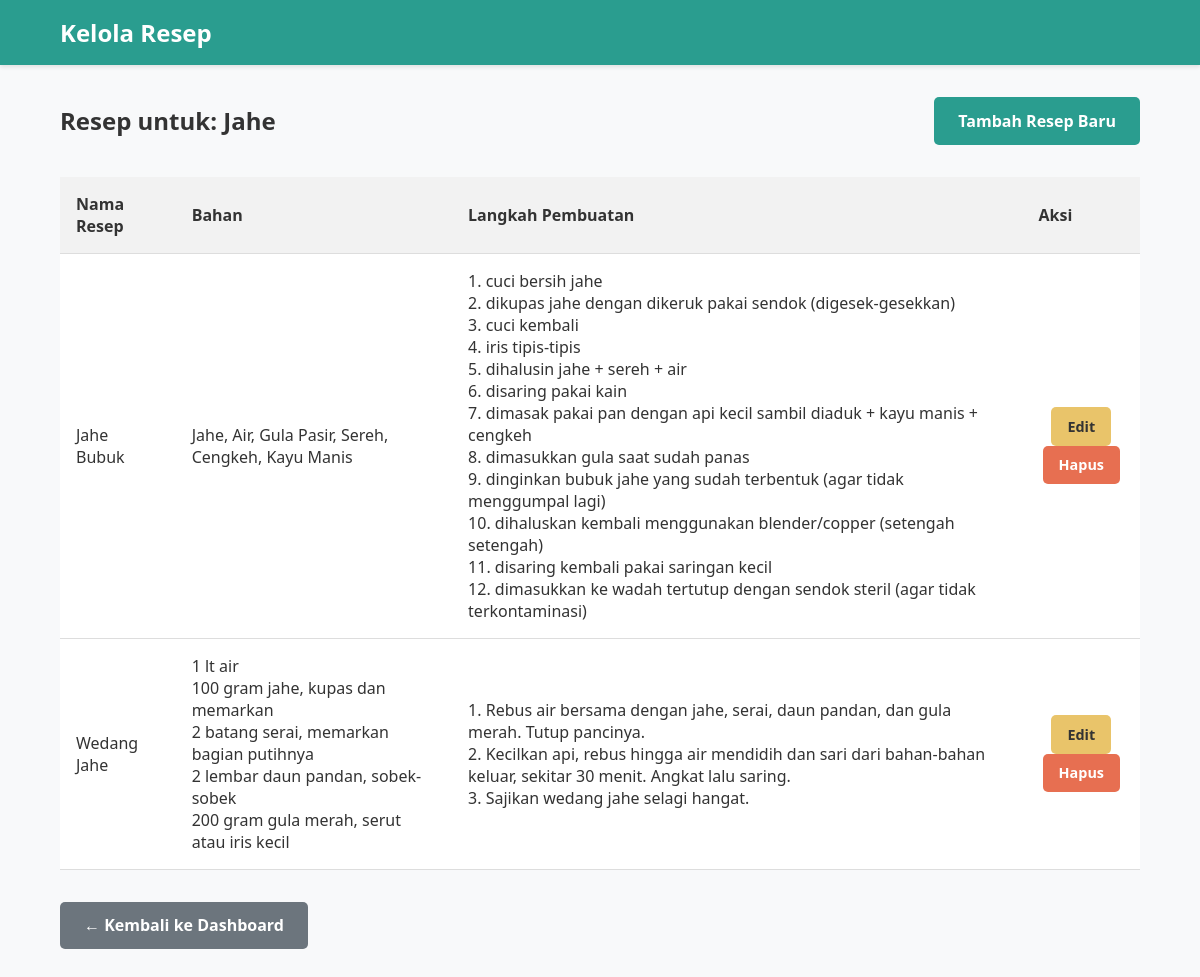
/admin/tanaman/1/resep (signed in), run on the app's committed database.
### tables this page shows
CREATE TABLE tanaman (
                id INTEGER PRIMARY KEY,
                nama TEXT NOT NULL,
                namaLatin TEXT,
                gambar TEXT,
                deskripsiSingkat TEXT,
                manfaat TEXT,
                caraPengolahan TEXT
            );

CREATE TABLE resep (
                id INTEGER PRIMARY KEY AUTOINCREMENT,
                nama_resep TEXT NOT NULL,
                bahan TEXT NOT NULL,
                langkah_pembuatan TEXT NOT NULL,
                tanaman_id INTEGER NOT NULL,
                FOREIGN KEY (tanaman_id) REFERENCES tanaman (id) ON DELETE CASCADE
            );

### app.py (the view)
@app.route('/admin/tanaman/<int:tanaman_id>/resep')
@login_required
def manage_resep(tanaman_id):
    conn = db_connection()
    tanaman = conn.execute('SELECT * FROM tanaman WHERE id = ?', (tanaman_id,)).fetchone()
    if not tanaman:
        conn.close()
        return "Tanaman tidak ditemukan.", 404
    resep_list = conn.execute('SELECT * FROM resep WHERE tanaman_id = ? ORDER BY nama_resep', (tanaman_id,)).fetchall()
    conn.close()
    return render_template('manage_resep.html', tanaman=tanaman, resep_list=resep_list)

### app.py (called while the page is built)
def db_connection():
    conn = None
    try:
        conn = sqlite3.connect('toga.sqlite')
        conn.row_factory = sqlite3.Row # Ini akan membuat hasil query bisa diakses seperti dictionary
    except sqlite3.error as e:
        print(e)
    return conn

def login_required(f):
    @wraps(f)
    def decorated_function(*args, **kwargs):
        if 'logged_in' not in session:
            return redirect(url_for('login'))
        return f(*args, **kwargs)
    return decorated_function

### templates/manage_resep.html (shortened to what this page needs)
<!DOCTYPE html>
<html lang="id">
<head>
    <link rel="stylesheet" href="{{ url_for('static', filename='css/base.css') }}">
    <link rel="stylesheet" href="{{ url_for('static', filename='css/components.css') }}">
    <link rel="stylesheet" href="{{ url_for('static', filename='css/admin.css') }}">
</head>
<body>
    <header>
        <h1>Kelola Resep</h1>
    </header>
    <main class="admin-dashboard">
        <div class="admin-actions">
            <h2>Resep untuk: <strong>{{ tanaman.nama }}</strong></h2>
            <a href="{{ url_for('add_resep', tanaman_id=tanaman.id) }}" class="btn-add">Tambah Resep Baru</a>
        </div>
        <div class="table-container">
            <table>
                <thead>
                    <tr>
                        <th>Nama Resep</th>
                        <th>Bahan</th>
                        <th>Langkah Pembuatan</th>
                        <th style="width: 10%;">Aksi</th>
                    </tr>
                </thead>
                <tbody>
                    {% for resep in resep_list %}
                    <tr>
                        <td>{{ resep.nama_resep }}</td>
                        <td style="white-space: pre-wrap;">{{ resep.bahan }}</td>
                        <td style="white-space: pre-wrap;">{{ resep.langkah_pembuatan }}</td>
                        <td class="action-buttons-resep">
                            <a href="{{ url_for('edit_resep', id=resep.id) }}" class="btn-edit">Edit</a>
                            <form action="{{ url_for('delete_resep', id=resep.id) }}" method="POST" onsubmit="return confirm('Apakah Anda yakin ingin menghapus resep ini?');">
                                <button type="submit" class="btn-delete">Hapus</button>
                            </form>
                        </td>
                    </tr>
                    {% else %}
                    <tr>
                        <td colspan="4" style="text-align: center;">Belum ada resep untuk tanaman ini.</td>
                    </tr>
                    {% endfor %}
                </tbody>
            </table>
        </div>
        <div style="margin-top: 2rem;">
            <a href="{{ url_for('admin_dashboard') }}" class="btn-cancel">&larr; Kembali ke Dashboard</a>
        </div>
    </main>
</body>
</html>

### static/css/base.css (style rules this page uses)
:root { --primary-green: #2a9d8f; --secondary-green: #e9c46a; --background-color: #f8f9fa; --text-color: #333; --card-bg: #ffffff; --shadow: 0 4px 8px rgba(0, 0, 0, 0.1); }
* { margin: 0; padding: 0; box-sizing: border-box; }
body { font-family: 'Segoe UI', Tahoma, Geneva, Verdana, sans-serif; background-color: var(--background-color); color: var(--text-color); }
header { background-color: var(--primary-green); color: white; padding: 1rem 5%; display: flex; align-items: center; box-shadow: 0 2px 4px rgba(0,0,0,0.1); }
header h1 { font-size: 1.5rem; }
main { padding: 2rem 5%; }

### static/css/components.css (style rules this page uses)
.btn-submit, .btn-add, .btn-edit, .btn-delete, .btn-cancel { padding: 0.8rem 1.5rem; border: none; border-radius: 5px; cursor: pointer; font-weight: 600; text-decoration: none; display: inline-block; text-align: center; transition: background-color 0.2s, transform 0.2s; }
.btn-submit, .btn-add { background-color: var(--primary-green); color: white; }
.btn-edit { background-color: #e9c46a; color: #333; padding: 0.6rem 1rem; font-size: 0.9rem; }
.btn-delete { background-color: #e76f51; color: white; padding: 0.6rem 1rem; font-size: 0.9rem; font-family: 'Segoe UI', Tahoma, Geneva, Verdana, sans-serif; }
.btn-cancel { background-color: #6c757d; color: white; }

### static/css/admin.css (style rules this page uses)
.admin-dashboard { padding: 2rem 5%; }
.admin-actions { display: flex; justify-content: space-between; align-items: center; margin-bottom: 2rem; }
.table-container { overflow-x: auto; }
table { width: 100%; border-collapse: collapse; background: white; box-shadow: var(--shadow); }
th, td { padding: 1rem; text-align: left; border-bottom: 1px solid #ddd; vertical-align: middle; }
th { background-color: #f2f2f2; }
.action-buttons-resep { display: table-cell; text-align: center; vertical-align: middle; }
.action-buttons-resep button { margin: 0 0.25rem; display: inline-block; }

### data on the page
tanaman: nama "Jahe"
resep: nama_resep "Jahe Bubuk", bahan "Jahe, Air, Gula Pasir, Sereh, Cengkeh, Kayu Manis", langkah_pembuatan "1. cuci bersih jahe 2. dikupas jahe dengan dikeruk pakai sendok (digesek-gesekkan) 3. cuci kembali 4. iris tipis-tipis 5. dihalusin jahe + sereh + air 6. disaring pakai kain 7. dimasak pakai pan dengan api kecil sambil diaduk + kayu manis + cengkeh 8. dimasukkan gula saat sudah panas 9. dinginkan bubuk jahe yang sudah terbentuk (agar tidak menggumpal lagi) 10. dihaluskan kembali menggunakan blender/copper (setengah setengah) 11. disaring kembali pakai saringan kecil 12. dimasukkan ke wadah tertutup dengan sendok steril (agar tidak terkontaminasi)"
resep: nama_resep "Wedang Jahe", bahan "1 lt air 100 gram jahe, kupas dan memarkan 2 batang serai, memarkan bagian putihnya 2 lembar daun pandan, sobek-sobek 200 gram gula merah, serut atau iris kecil", langkah_pembuatan "1. Rebus air bersama dengan jahe, serai, daun pandan, dan gula merah. Tutup pancinya. 2. Kecilkan api, rebus hingga air mendidih dan sari dari bahan-bahan keluar, sekitar 30 menit. Angkat lalu saring. 3. Sajikan wedang jahe selagi hangat."
